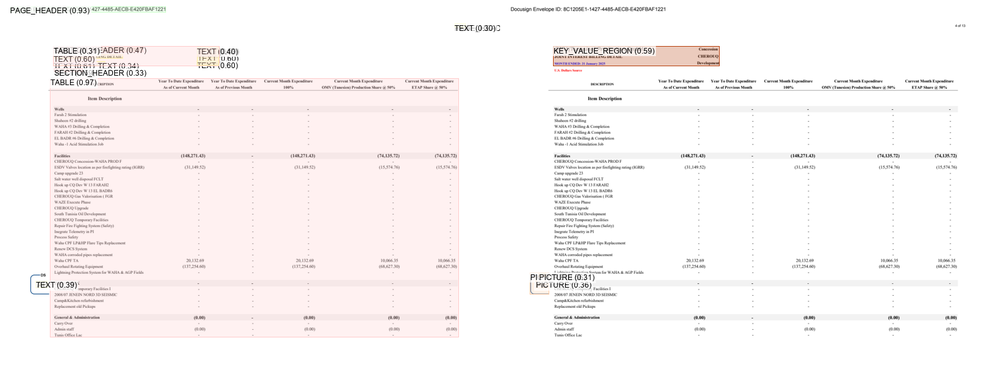
#> input picture debug/debug_facture/raw_layout_page_00001.png, 1000 x 386 px, shrunk from 1584 x 612 before the run
$ python -i invoice_enhancer.py   (imports and definitions only)
#> lines starting #> are read from the running program, lines starting #| are printed output that depends on the picture; after the words box and inside, x2 and y2 are one past the last pixel; in counts of white or black regions, pixels touching at a corner belong together
#> further down, picture is the input picture: PIL image 1000x386 RGB; mean R, G, B 250.3, 246.1, 245.9
"""
invoice_enhancer.py — Améliorations d'image spécifiques aux factures
Deskew, contraste adaptatif, détection de zones de tableau.
"""
import cv2
import numpy as np
from PIL import Image
import logging
from typing import List, Tuple

_log = logging.getLogger(__name__)


class InvoiceEnhancer:
    """
    Améliorations pour les images de factures :
    - Correction automatique de l'inclinaison (deskew)
    - Amélioration du contraste local (CLAHE)
    - Netteté adaptative (renforce les chiffres)
    - Détection des zones de tableau
    """

    def __init__(self):
        pass

    def enhance_for_ocr(self, image: Image.Image) -> Image.Image:
        img = np.array(image.convert("RGB"))
        gray = cv2.cvtColor(img, cv2.COLOR_RGB2GRAY)

        # 1. Deskew
        gray = self._deskew(gray)

        # 2. CLAHE (contraste local)
        clahe = cv2.createCLAHE(clipLimit=3.0, tileGridSize=(8, 8))
        gray = clahe.apply(gray)

        # 3. Debruitage
        gray = cv2.fastNlMeansDenoising(gray, None, h=5, templateWindowSize=7, searchWindowSize=15)

        # 4. Nettete adaptative
        gray = self._adaptive_sharpen(gray)

        # 5. Binarisation Otsu
        _, gray = cv2.threshold(gray, 0, 255, cv2.THRESH_BINARY + cv2.THRESH_OTSU)

        return Image.fromarray(gray)

    def _deskew(self, gray: np.ndarray) -> np.ndarray:
        """
        Corrige l'inclinaison via la transformée de Hough.
        """
        _, binary = cv2.threshold(gray, 0, 255, cv2.THRESH_BINARY_INV + cv2.THRESH_OTSU)
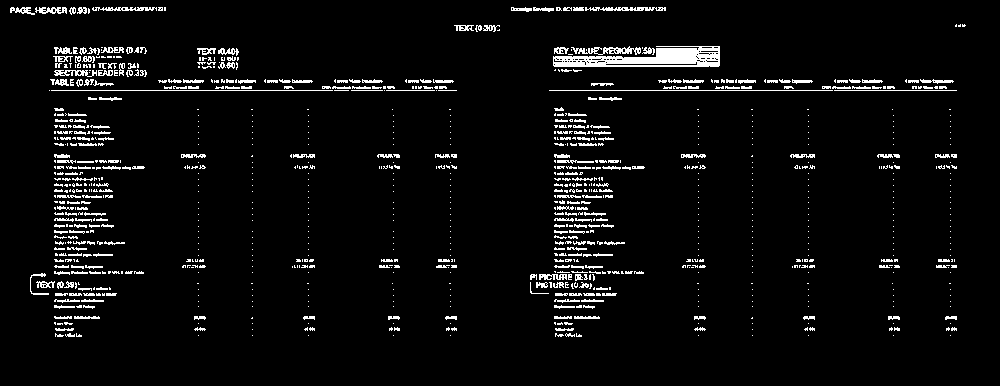
#> binary: shape (386, 1000); 4.8% white in thin lines or dots, all inside (x1, y1, x2, y2) = (10, 7, 966, 337)
        edges = cv2.Canny(binary, 50, 150, apertureSize=3)
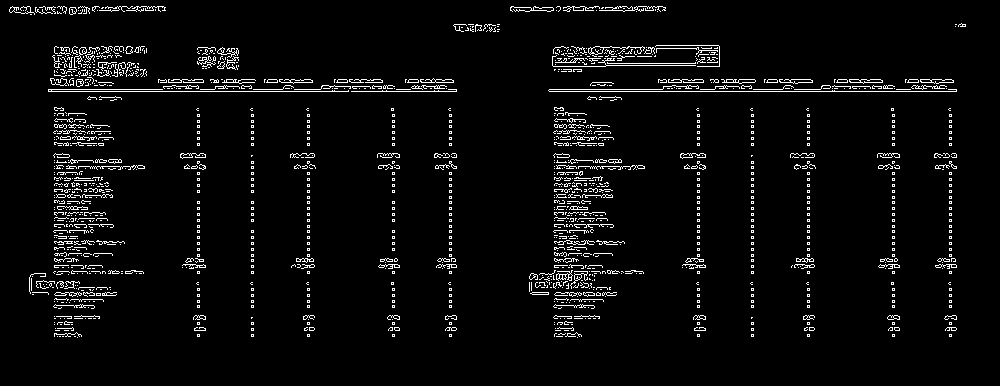
#> edges: shape (386, 1000); 4.3% white in thin lines or dots, all inside (x1, y1, x2, y2) = (9, 6, 966, 338)
        lines = cv2.HoughLines(edges, 1, np.pi / 180, 200)
#> lines = [[91, 1.57], [82, 1.57], [89, 1.57], [79, 1.57], [86, 1.57], [94, 1.55], [75, 1.59], [78, 1.59], [92, 1.55]]

        if lines is None:
            return gray

        angles = []
        for line in lines:
            rho, theta = line[0]
            angle = np.degrees(theta) - 90
            if -10 < angle < 10:
                angles.append(angle)
#> this loop made 9 passes
#> (rho, theta, angle) on passes 1 to 9: (91, 1.57, 0), (82, 1.57, 0), (89, 1.57, 0), (79, 1.57, 0), (86, 1.57, 0), (94, 1.55, -1), (75, 1.59, 1), (78, 1.59, 1), (92, 1.55, -1)
#> after the loop, angles = [0, 0, 0, 0, 0, -1, 1, 1, -1]

        if not angles:
            return gray

        median_angle = np.median(angles)
#> median_angle = 0

        if abs(median_angle) < 0.5:
            return gray

        h, w = gray.shape[:2]
        center = (w // 2, h // 2)
        matrix = cv2.getRotationMatrix2D(center, median_angle, 1.0)
        rotated = cv2.warpAffine(gray, matrix, (w, h), flags=cv2.INTER_CUBIC, borderMode=cv2.BORDER_REPLICATE)

        _log.debug("Deskew applied: angle=%.2f°", median_angle)
        return rotated

    def _adaptive_sharpen(self, gray: np.ndarray) -> np.ndarray:
        """
        Netteté adaptative : plus forte sur les zones de texte.
        """
        local_std = self._local_contrast(gray, kernel_size=15)

        blurred = cv2.GaussianBlur(gray, (3, 3), 0)
        sharpened_base = cv2.addWeighted(gray, 1.5, blurred, -0.5, 0)

        blurred_strong = cv2.GaussianBlur(gray, (5, 5), 0)
        sharpened_strong = cv2.addWeighted(gray, 2.0, blurred_strong, -1.0, 0)

        mask = 1.0 - (local_std / 255.0)
        mask = np.clip(mask, 0, 1)

        result = (sharpened_base * (1 - mask) + sharpened_strong * mask).astype(np.uint8)
        return result

    def _local_contrast(self, gray: np.ndarray, kernel_size: int = 15) -> np.ndarray:
        """Calcule l'écart-type local."""
#> called with kernel_size = 15
        mean = cv2.blur(gray.astype(np.float32), (kernel_size, kernel_size))
        mean_sq = cv2.blur((gray.astype(np.float32) ** 2), (kernel_size, kernel_size))
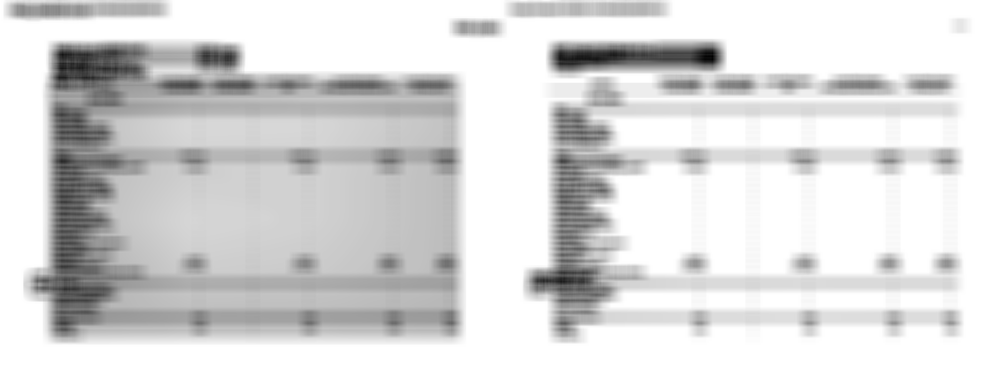
#> mean_sq: shape (386, 1000) float32; min 26318.6, max 65025, mean 59520.7; drawn with min black and max white
        variance = mean_sq - mean ** 2
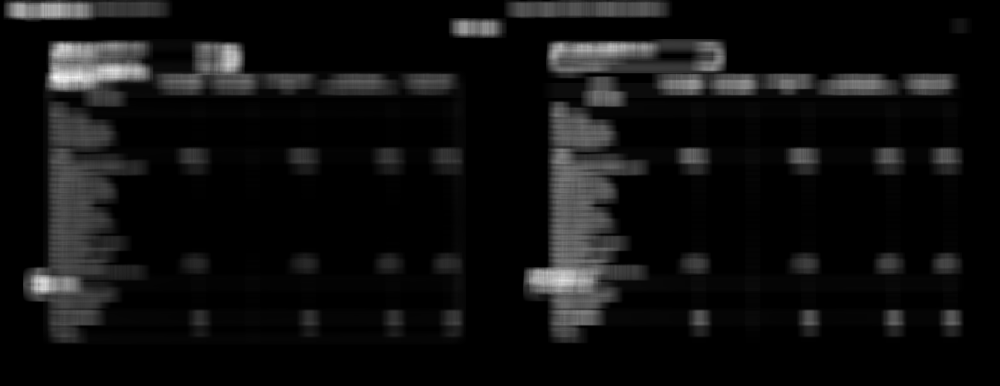
#> variance: shape (386, 1000) float32; min 0, max 6391.8, mean 405.2; drawn with min black and max white
        variance[variance < 0] = 0
        return np.sqrt(variance)
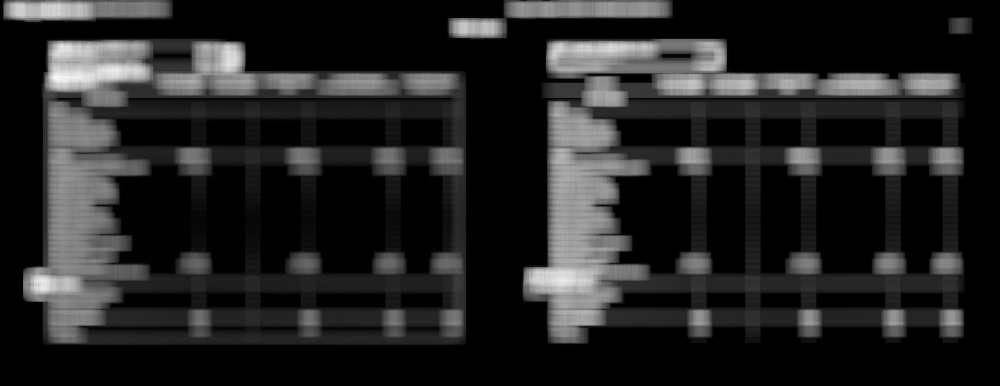
#> returned value: shape (386, 1000) float32; min 0, max 79.95, mean 11.2; drawn with min black and max white

    def detect_table_regions(self, gray: np.ndarray) -> List[Tuple[int, int, int, int]]:
        """
        Détecte les zones de tableau dans l'image.
        Retourne une liste de (x, y, w, h).
        """
        _, binary = cv2.threshold(gray, 0, 255, cv2.THRESH_BINARY_INV + cv2.THRESH_OTSU)

        kernel_h = cv2.getStructuringElement(cv2.MORPH_RECT, (50, 1))
        dilated = cv2.dilate(binary, kernel_h, iterations=2)

        contours, _ = cv2.findContours(dilated, cv2.RETR_EXTERNAL, cv2.CHAIN_APPROX_SIMPLE)

        regions = []
        min_width = gray.shape[1] * 0.3

        for contour in contours:
            x, y, w, h = cv2.boundingRect(contour)
            if w > min_width and h > 20:
                regions.append((x, y, w, h))

        return sorted(regions, key=lambda r: r[1])

>>> from PIL import Image
>>> picture = Image.open('../../../../../../debug/debug_facture/raw_layout_page_00001.png')
>>> result = InvoiceEnhancer().enhance_for_ocr(picture)
#> in _adaptive_sharpen, `mask = 1.0 - (local_std / 255.0)`:
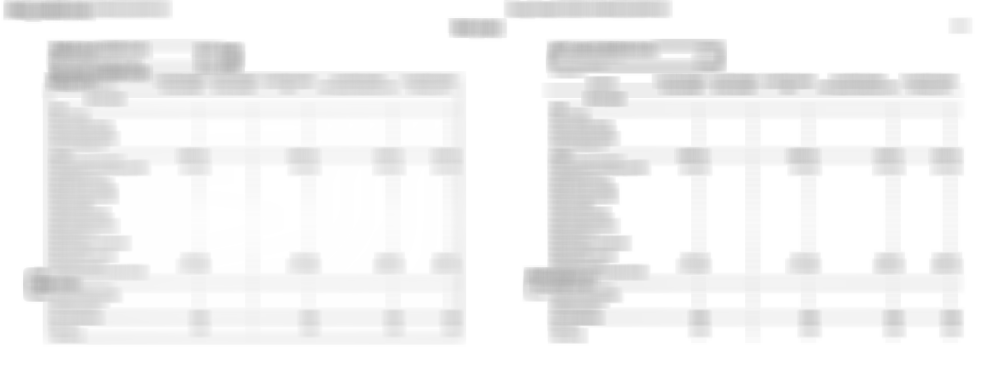
#> mask: shape (386, 1000) float32; min 0.686, max 1, mean 0.956
#> in enhance_for_ocr, `_, gray = cv2.threshold(gray, 0, 255, cv2.THRESH_BINARY + cv2.THRESH_O..`:
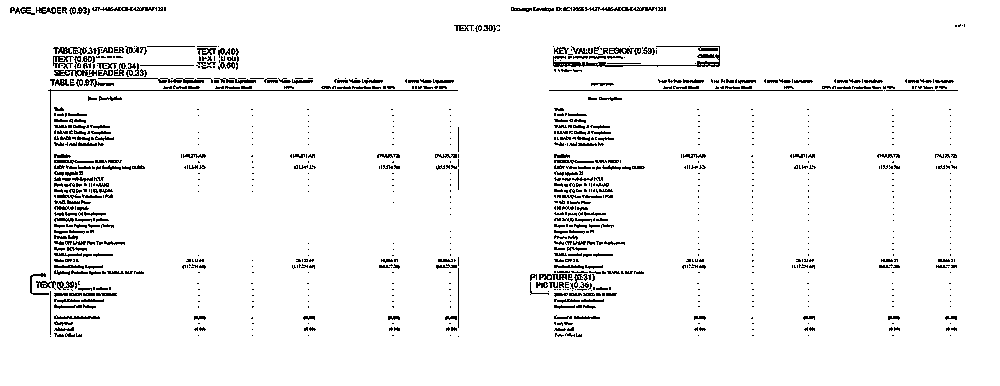
#> gray: shape (386, 1000); 95.2% white; black in thin lines or dots, all inside (x1, y1, x2, y2) = (10, 7, 965, 337)

$ run again, on debug/debug_facture/cells_page_00001.png
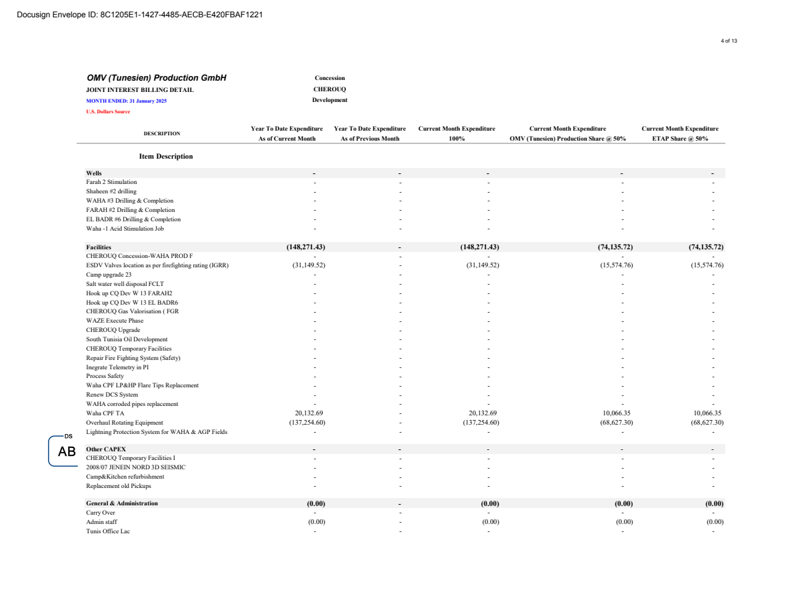
#> input picture debug/debug_facture/cells_page_00001.png, 792 x 612 px
#> picture is the input picture: PIL image 792x612 RGB; mean R, G, B 250.5, 250.5, 250.5
#> in _deskew, `_, binary = cv2.threshold(gray, 0, 255, cv2.THRESH_BINARY_INV + cv2.TH..`:
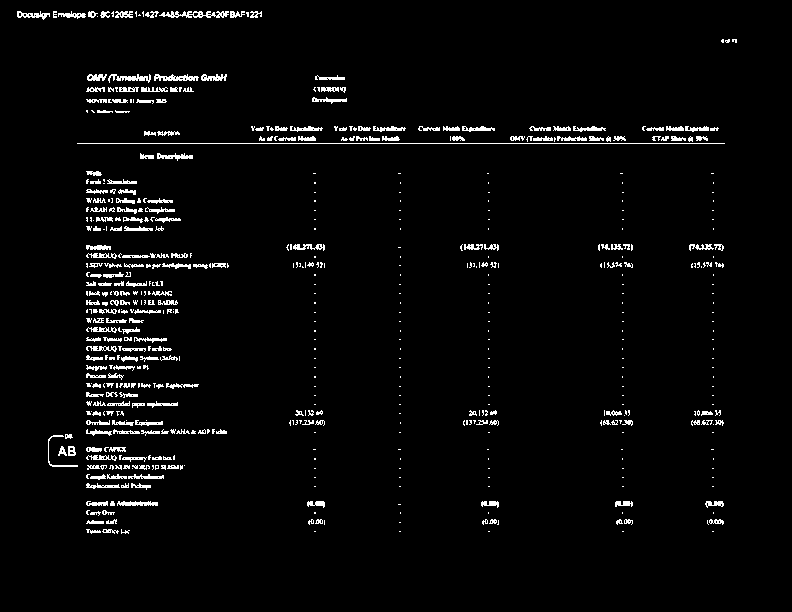
#> binary: shape (612, 792); 3.2% white in thin lines or dots, all inside (x1, y1, x2, y2) = (17, 11, 737, 534)
#> edges: shape (612, 792); 2.7% white in thin lines or dots, all inside (x1, y1, x2, y2) = (16, 10, 737, 534)
#> lines = [[144, 1.57], [142, 1.57], [130, 1.57], [127, 1.57], [140, 1.57]]
#> the loop in _deskew, `for line in lines:` made 5 passes
#> (line, rho) on passes 1 to 5: ([[144, 1.57]], 144), ([[142, 1.57]], 142), ([[130, 1.57]], 130), ([[127, 1.57]], 127), ([[140, 1.57]], 140)
#> after the loop in _deskew, `for line in lines:`: angles = [0, 0, 0, 0, 0]
#> median_angle = 0
#> in enhance_for_ocr, `_, gray = cv2.threshold(gray, 0, 255, cv2.THRESH_BINARY + cv2.THRESH_O..`:
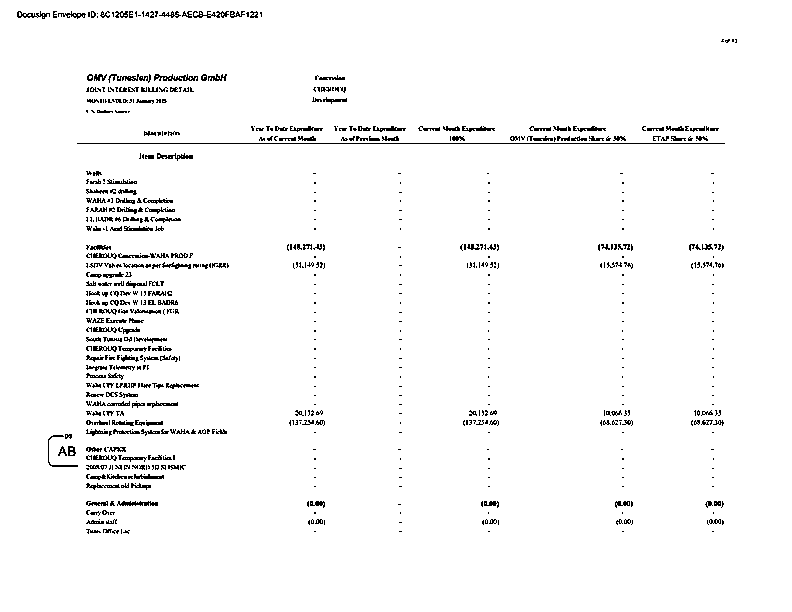
#> gray: shape (612, 792); 97% white; black in thin lines or dots, all inside (x1, y1, x2, y2) = (17, 11, 737, 534)
